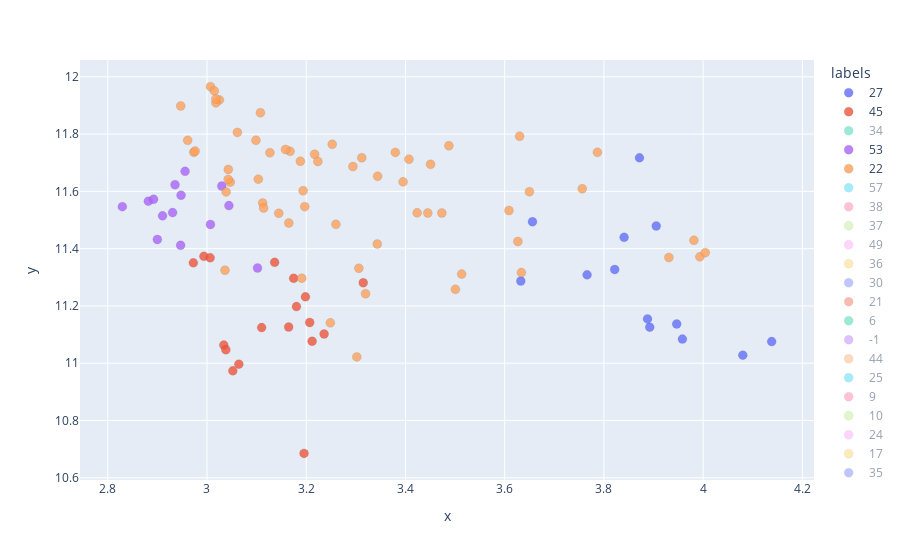

Notebook code for this chart:
### Code cell
def scatter_plot(result):
    result["labels"] = result.labels.apply(str)
    fig = px.scatter(result, x="x", y="y",hover_name="headline",hover_data=["created_at"], color = "labels",opacity=0.8)
    fig.update_traces(marker=dict(size=9,
                              line=dict(width=0.15,
                                        color='DarkSlateGrey')),
                  selector=dict(mode='markers'))
    fig["layout"].pop("updatemenus")
    fig.update_layout(
         height=1000)
    fig.show()
    
result["labels"] = result.labels.apply(str)
fig = px.scatter(result, x="x", y="y",hover_name="headline",hover_data=["created_at"], color = "labels",opacity=0.8)
fig["layout"].pop("updatemenus")
fig.update_traces(marker=dict(size=9,
                              line=dict(width=.15,
                                        color='DarkSlateGrey')),
                  selector=dict(mode='markers'))
fig.update_layout(
     height=1000)
fig.show()
